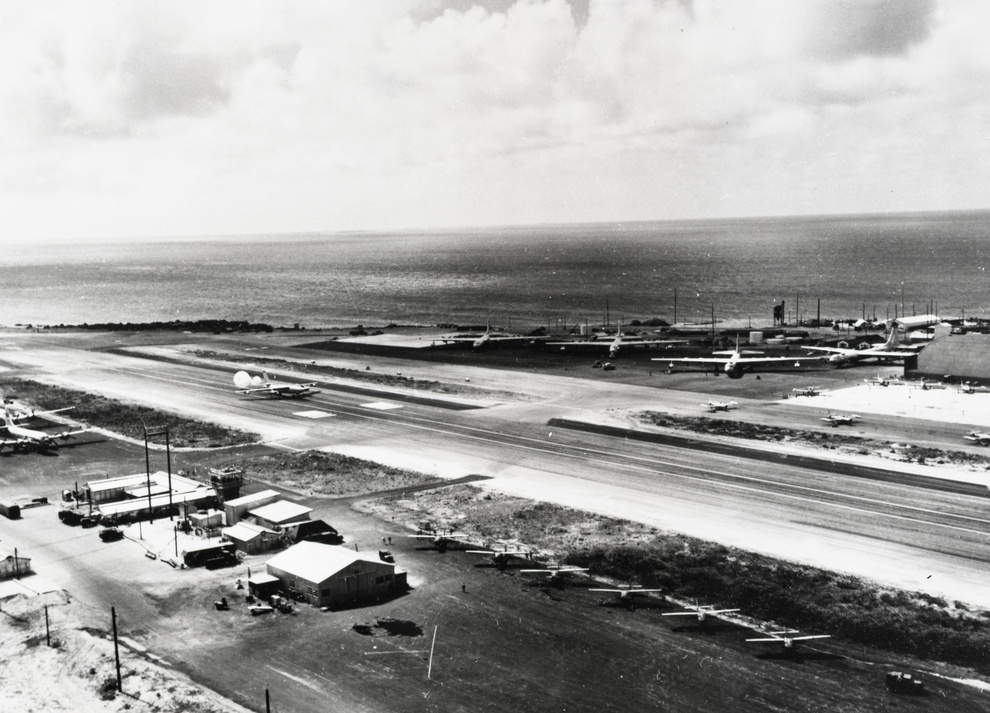
#> input picture ref/ep12/base_airfield.jpg, 990 x 713 px, shrunk from 3000 x 2159 before the run, given in place of er10.png, which was not available
$ python measure_effective_res.py . base_eneman.jpg
#> lines starting #> are read from the running program, lines starting #| are printed output that depends on the picture; pictures that were not available may be replaced by others from this repository, and a replacement may not be noted
# -*- coding: utf-8 -*-
"""12本目②：「3840x2160」に本当に中身があるかを、周波数で測る。

なぜ縮めて戻す方法をやめたか
  `measure_bravo4k.py` の縮小→拡大の差（RMSE）は、**陽性対照が0に張り付かなかった**
  （自分で1/8に落とした絵でも k=8 で 0.638 出た）＝**採否を決められない物差し**だった。
  → [[feedback-verify-your-own-instrument]]

ここで使う物差し＝**半径方向に平均した周波数の強さ**。
  引き伸ばした絵は、元の幅の折り返し（ナイキスト）から上に**中身が無い**ので、
  そこで強さが崖のように落ちる。落ちる位置＝**実効の幅**。

陽性対照を2本立てる（物差しが「何にでも崖がある」と言わないことを見る）
  - 対照A＝同じコマを自分で 1/6 に落として6倍に戻したもの（崖が 1/6 に立つはず）
  - 対照B＝同じコマそのもの（崖が立たない＝原寸に中身がある、が期待）
"""
import subprocess
import sys
from pathlib import Path

import numpy as np
from PIL import Image

sys.stdout.reconfigure(encoding="utf-8")


def spectrum(gray):
    """半径方向に平均した |FFT|。戻り値は 0..0.5 の正規化周波数ごとの強さ。"""
    a = gray.astype(np.float64)
    a = a - a.mean()
    # 窓を掛けないと画面の端が偽の高域を作る
    wy = np.hanning(a.shape[0])[:, None]
    wx = np.hanning(a.shape[1])[None, :]
    F = np.fft.fftshift(np.abs(np.fft.fft2(a * wy * wx)))
    h, w = F.shape
#> h = 713; w = 990
    cy, cx = h // 2, w // 2
#> cy = 356; cx = 495
    y, x = np.ogrid[:h, :w]
#> y = 713 values from 0 to 712
    # 正規化半径（横方向の折り返しを 0.5 とする）
    r = np.sqrt(((y - cy) / h) ** 2 + ((x - cx) / w) ** 2)
    nb = 60
    idx = np.clip((r / 0.5 * nb).astype(int), 0, nb - 1)
    out = np.zeros(nb)
    cnt = np.zeros(nb)
    np.add.at(out, idx.ravel(), F.ravel())
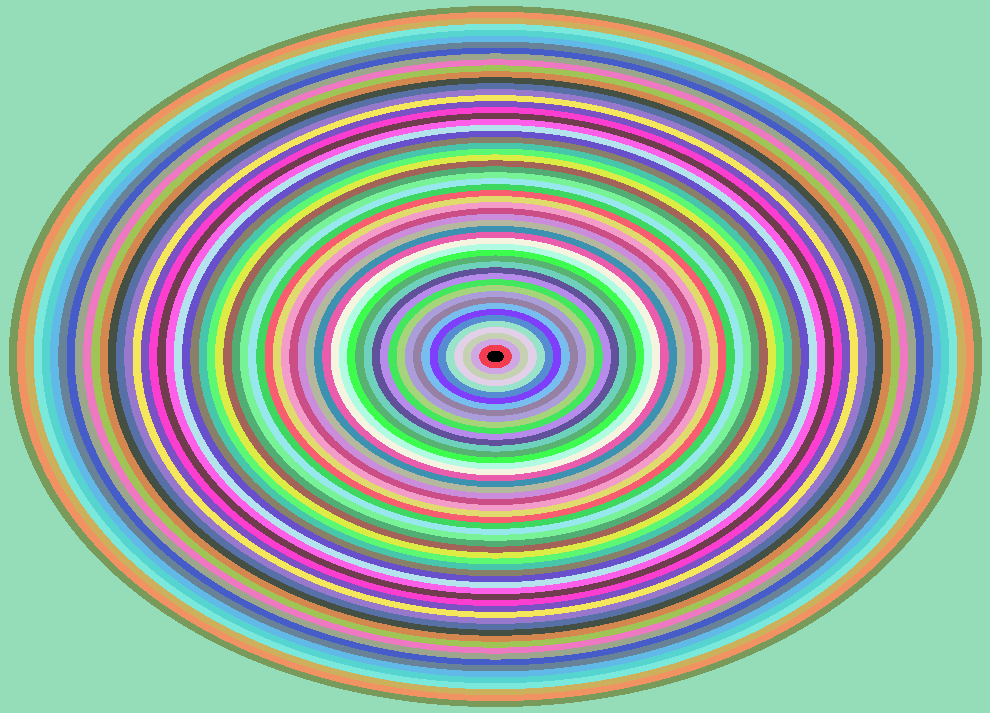
#> idx: shape (713, 990) int64; 60 distinct labels, from 0 to 59; one colour per label, 0 black
    np.add.at(cnt, idx.ravel(), 1)
    return out / np.maximum(cnt, 1)


def report(name, gray, width):
    s = spectrum(gray)
#> s = 60 values, max 632281.9 at index 0, min 673.1 at index 59, mean 24604.8
    s = s / s[1]  # 低域で正規化
#> s = 60 values, max 3.08 at index 0, min 0.00328 at index 59, mean 0.12
    db = 20 * np.log10(np.maximum(s, 1e-12))
#> db = 60 values, max 9.77 at index 0, min -49.69 at index 59, mean -30.53
    # 「崖」＝低域から -40dB を最初に割った位置
    below = np.nonzero(db < -40)[0]
#> below = [47, 48, 49, 50, 51, 52, 53, 54, 55, 56, 57, 58, 59]
    cut = below[0] / 60 * 0.5 if len(below) else 0.5
#> cut = 0.392
    eff = width * cut * 2
#> eff = 775.5
    print("%-28s 崖 %.3f（実効の幅 約 %4.0f px）  "
          "0.10:%6.1f  0.17:%6.1f  0.25:%6.1f  0.33:%6.1f  0.42:%6.1f dB"
          % (name, cut, eff,
             db[int(0.10 / 0.5 * 60)], db[int(0.17 / 0.5 * 60)],
             db[int(0.25 / 0.5 * 60)], db[int(0.33 / 0.5 * 60)],
             db[int(0.42 / 0.5 * 60)]))
#| 本物 10s（990x713）              崖 0.392（実効の幅 約  776 px）  0.10: -22.8  0.17: -27.6  0.25: -32.8  0.33: -36.7  0.42: -42.1 dB
    return db


def main():
    src, out = Path(sys.argv[1]), Path(sys.argv[2])
    out.mkdir(parents=True, exist_ok=True)
    times = sys.argv[3:] or ["10", "28", "45"]
    print("周波数 0.5＝画面の折り返し（＝1画素おき）。"
          "-40dB を割る位置が『そこから上に中身が無い』点\n")
    print("%-28s %s" % ("", "（右の数字＝その周波数での強さ dB。小さいほど中身が無い）"))
    for t in times:
        p = out / ("er%s.png" % t)
        if not p.exists():
            subprocess.run(["ffmpeg", "-v", "error", "-ss", t, "-i", str(src),
                            "-frames:v", "1", "-y", str(p)], check=True)
        im = Image.open(p).convert("L")
        g = np.asarray(im)
        report("本物 %ss（%dx%d）" % (t, im.width, im.height), g, im.width)
#> pass 2 of the loop in main, `for t in times:`:
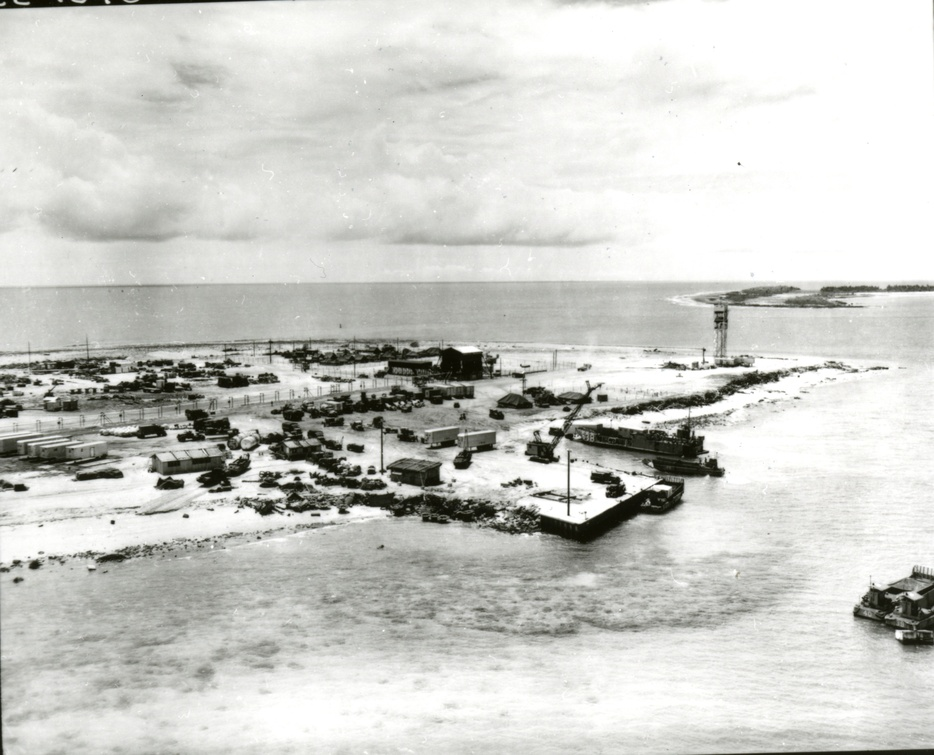
#> input picture ref/ep12/base_eneman.jpg, 934 x 755 px, shrunk from 3000 x 2424 before the run, given in place of er28.png, which was not available
#> im: PIL image 934x755 L
#> F: shape (755, 934) float64
#> in spectrum (call 2), `np.add.at(out, idx.ravel(), F.ravel())`:
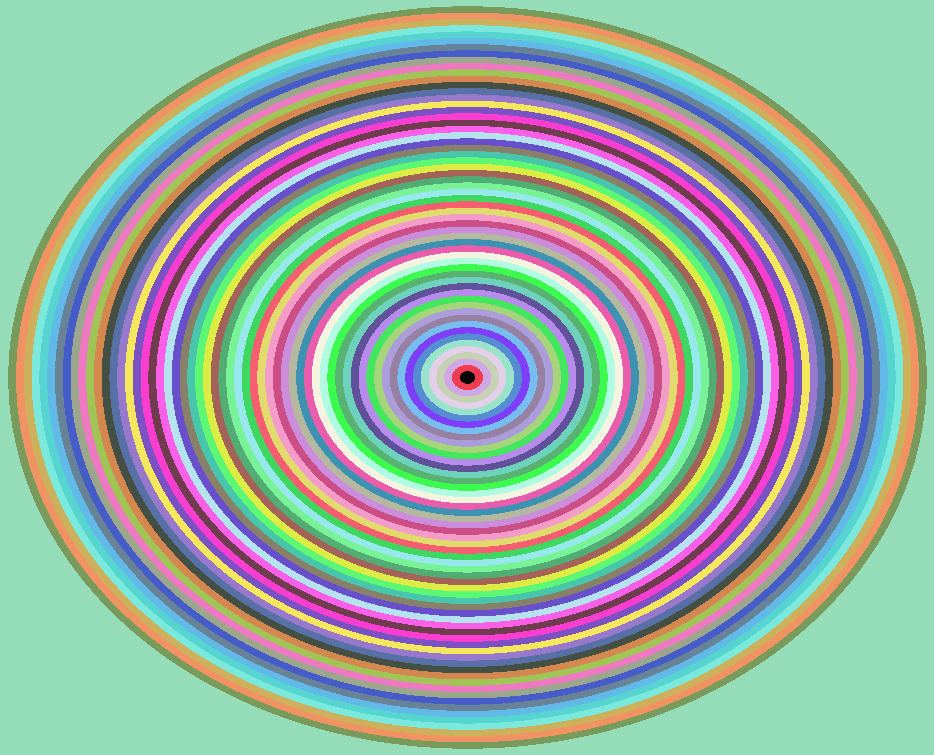
#> idx: shape (755, 934) int64; 60 distinct labels, from 0 to 59; one colour per label, 0 black
#| 本物 28s（934x755）              崖 0.358（実効の幅 約  669 px）  0.10: -21.2  0.17: -28.2  0.25: -33.4  0.33: -38.0  0.42: -43.9 dB

    # 対照
    im = Image.open(out / ("er%s.png" % times[-1])).convert("L")
    w, h = im.size
#> w = 934; h = 755
    for k in (6, 3):
        fake = im.resize((w // k, h // k), Image.LANCZOS).resize((w, h), Image.LANCZOS)
        report("対照A 自分で1/%d→%d倍に戻す" % (k, k), np.asarray(fake), w)
#> this loop made 2 passes
#> (cut in report, eff in report) on passes 1 to 2: (0.117, 217.9), (0.192, 358)
#| 対照A 自分で1/6→6倍に戻す             崖 0.117（実効の幅 約  218 px）  0.10: -34.0  0.17: -57.0  0.25: -65.0  0.33: -66.8  0.42: -68.6 dB
#| 対照A 自分で1/3→3倍に戻す             崖 0.192（実効の幅 約  358 px）  0.10: -21.3  0.17: -35.1  0.25: -57.8  0.33: -63.7  0.42: -67.0 dB
#> pass 1, in main, `fake = im.resize((w // k, h // k), Image.LANCZOS).resize((w, h), Image..`:
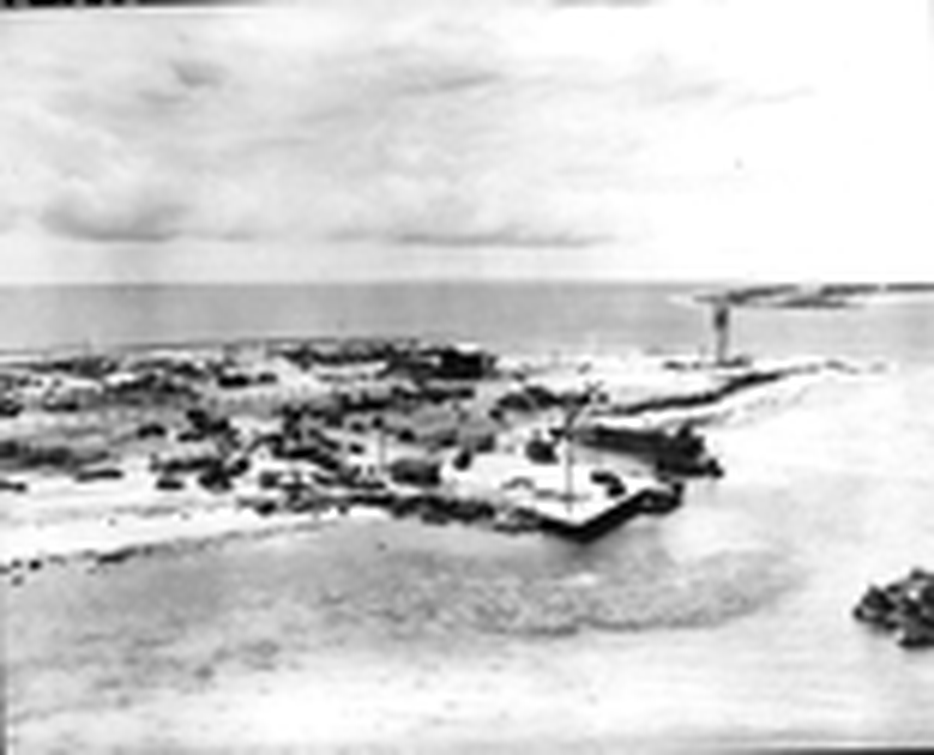
#> fake: PIL image 934x755 L; min 0, max 255, mean 204.4
    # 対照B＝白色雑音（崖が立たない物＝物差しが何にでも崖を言わないか）
    rng = np.random.default_rng(20260922)
    report("対照B 白色雑音（崖なしが正）", rng.integers(0, 256, (h, w)).astype(np.uint8), w)
#> in spectrum (call 6), `a = gray.astype(np.float64)`:
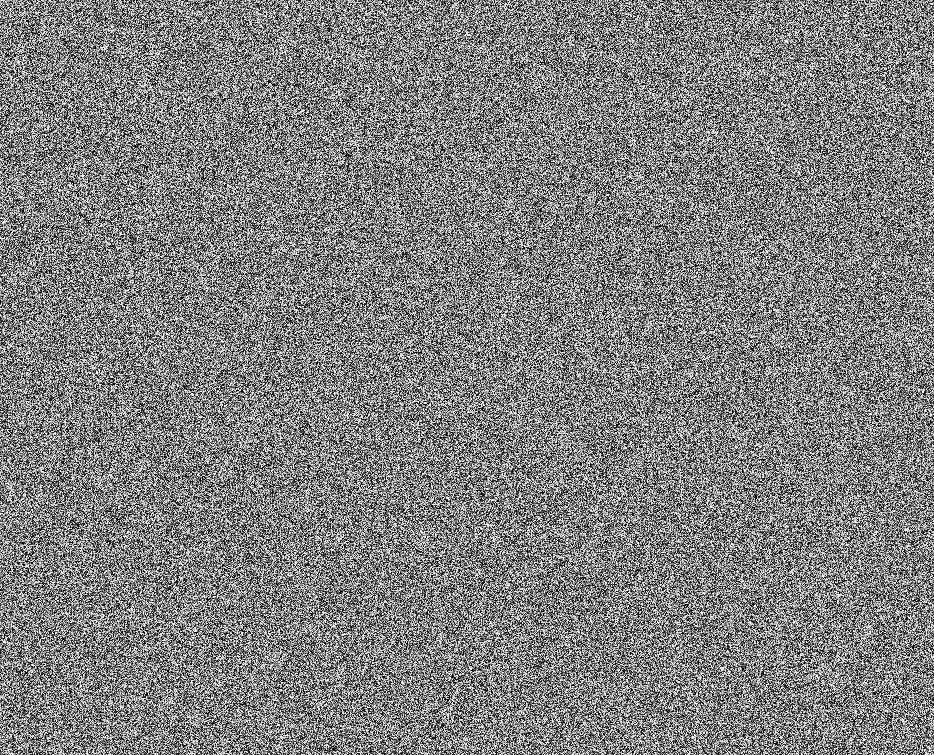
#> a: shape (755, 934) float64; min 0, max 255, mean 127.5
#> in spectrum (call 6), `F = np.fft.fftshift(np.abs(np.fft.fft2(a * wy * wx)))`:
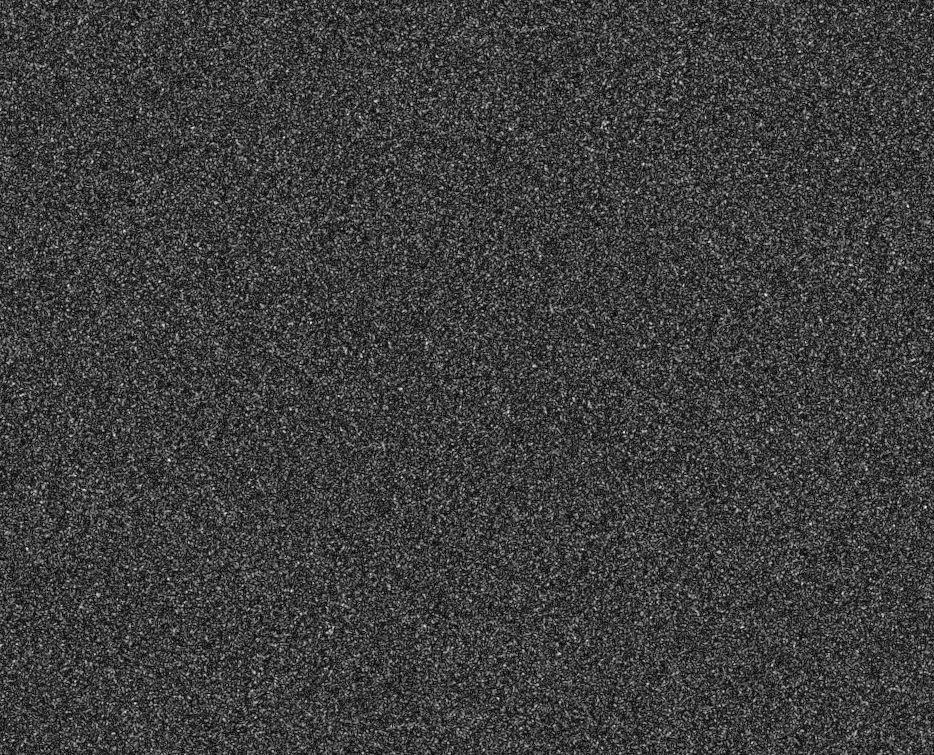
#> F: shape (755, 934) float64; min 34.15, max 84191.7, mean 20614.1; drawn with min black and max white
#> in spectrum (call 6), `r = np.sqrt(((y - cy) / h) ** 2 + ((x - cx) / w) ** 2)`:
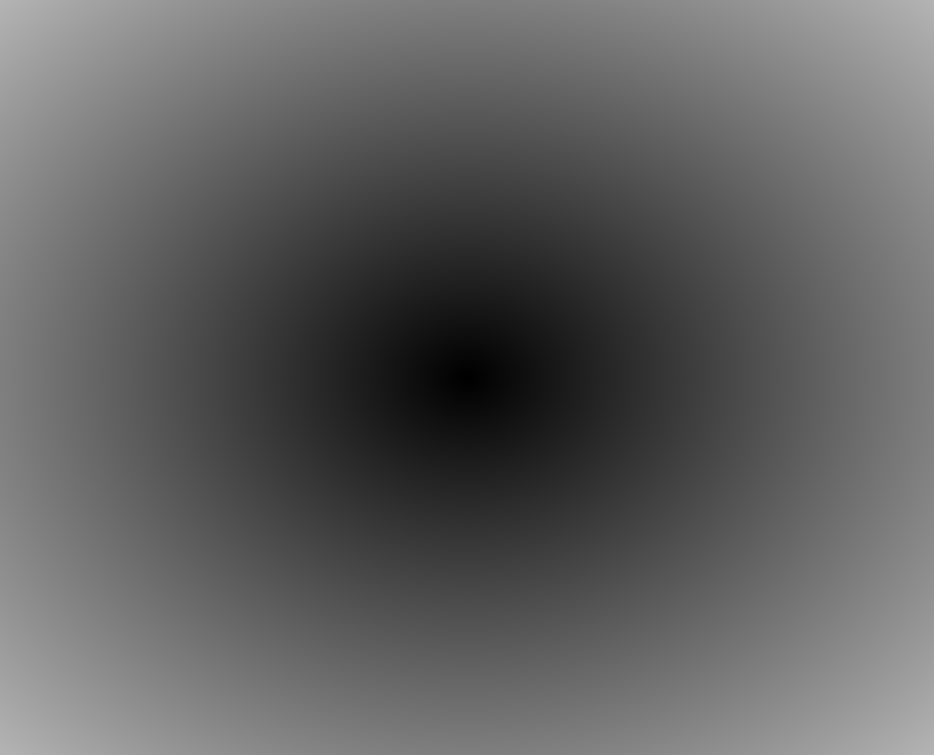
#> r: shape (755, 934) float64; min 0, max 0.707, mean 0.383
#> in spectrum (call 6), `out = np.zeros(nb)`: out = 60 values from 0 to 0
#| 対照B 白色雑音（崖なしが正）              崖 0.500（実効の幅 約  934 px）  0.10:  -0.3  0.17:  -0.4  0.25:  -0.2  0.33:  -0.2  0.42:  -0.2 dB


if __name__ == "__main__":
    main()
